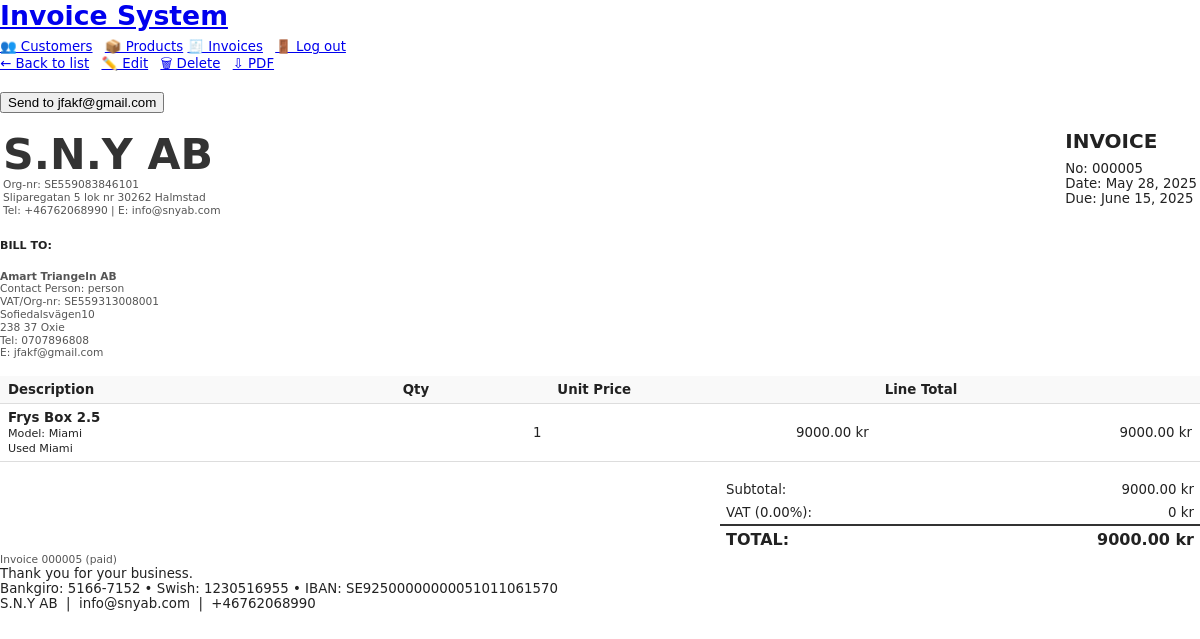
The page /invoices/5/ on the database as committed earlier.
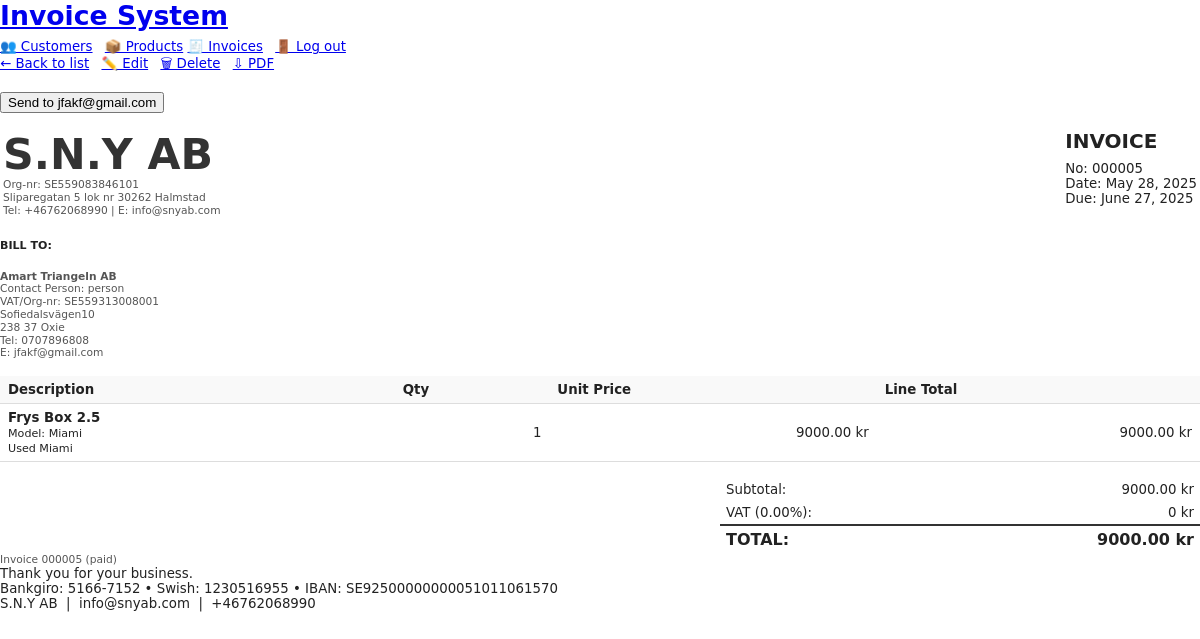
The same page on the database as committed later.
### system/models/invoice.py (models this page shows, shortened)
class Invoice(models.Model):
    VAT_INCLUDED = "inc"
    VAT_EXCLUDED = "exc"
    VAT_CHOICES  = [(VAT_INCLUDED, "VAT included"),
                    (VAT_EXCLUDED, "VAT excluded")]
    PAYMENT_CHOICES = [(10, "10 days"), (15, "15 days"),
                       (30, "30 days"), (60, "60 days")]
    number        = models.CharField(max_length=30, unique=True)
    issue_date    = models.DateField(default=timezone.now)
    due_date      = models.DateField(blank=True)            # may be filled automatically
    payment_term  = models.PositiveSmallIntegerField(
                        choices=PAYMENT_CHOICES, default=30)
    customer      = models.ForeignKey(
                        Customer, on_delete=models.SET_NULL,
                        null=True, blank=True, related_name="invoices")
    vat_mode      = models.CharField(
                        max_length=3, choices=VAT_CHOICES,
                        default=VAT_INCLUDED)
    vat_rate      = models.DecimalField(max_digits=5, decimal_places=2, default=25)
    notes         = models.TextField(blank=True)
    paid          = models.BooleanField(
                        default=False,
                        help_text="Tick when full payment has been received.")
    reminder_of   = models.ForeignKey(
                        "self", null=True, blank=True,
                        related_name="reminders",
                        on_delete=models.SET_NULL)
    @property
    def total_ex_vat(self):
        return sum(l.total_ex_vat for l in self.lines.all())
    @property
    def vat_total(self):
        return Decimal("0") if self.vat_rate == 0 \
               else self.total_ex_vat * (self.vat_rate / 100)
    @property
    def total_inc_vat(self):
        return self.total_ex_vat + self.vat_total

class InvoiceLine(models.Model):
    invoice       = models.ForeignKey(
                        Invoice, related_name="lines",
                        on_delete=models.CASCADE)
    product       = models.ForeignKey(
                        Product, on_delete=models.SET_NULL,
                        null=True, blank=True, related_name="invoice_lines")
    description   = models.CharField(max_length=255, blank=True)
    quantity      = models.PositiveIntegerField(default=1)
    unit_price    = models.DecimalField(max_digits=10, decimal_places=2)
    product_name  = models.CharField(max_length=255, blank=True)
    product_model = models.CharField(max_length=255, blank=True)
    @property
    def total_ex_vat(self):
        return self.quantity * self.unit_price

### system/models/customer.py (models this page shows, shortened)
class Customer(models.Model):
    name            = models.CharField("Company name", max_length=255)
    contact_person  = models.CharField(max_length=255, blank=True)
    phone           = models.CharField(max_length=30, blank=True)
    address         = models.TextField(blank=True)
    vat_number      = models.CharField("VAT / Org-nr", max_length=50, blank=True)
    created_at      = models.DateTimeField(default=timezone.now, editable=False)
    email           = models.EmailField(blank=True,null=True)
    class Meta:
        ordering = ["-created_at"]

### system/views/invoice.py (the view)
# urls.py: path("invoices/<int:pk>/",        InvoiceDetailView.as_view(), name="invoice-detail"),
class InvoiceDetailView(DetailView):
    model         = Invoice
    template_name = "invoices/detail.html"
    def get_context_data(self, **kwargs):
        ctx = super().get_context_data(**kwargs)
        ctx["company"] = CompanyProfile.objects.first()     # ← ★ add
        return ctx

### system/templates/invoices/detail.html (shortened to what this page needs)
{% extends "base.html" %}
{% block content %}
  <div style="margin-bottom:1rem;">
      <a href="{% url 'invoice-list' %}" class="button">← Back to list</a>
      <a href="{% url 'invoice-edit' object.pk %}" class="button" style="margin-left:.5rem;">✏️ Edit</a>
      <a href="{% url 'invoice-delete' object.pk %}" class="button" style="margin-left:.5rem;">🗑 Delete</a>
      <a href="{% url 'invoice-pdf' object.pk %}" class="button" style="margin-left:.5rem;">⇩ PDF</a>
  </div>
  <p>
    <form method="post" action="{% url 'invoice-send' object.pk %}" style="display:inline;">
      <button type="submit" class="btn btn-primary">
        Send to {{ object.customer.email }}
      </button>
    </form>
  </p>
  {% include "invoices/pdf.html" with embedded=True %}
{% endblock %}

### system/templates/invoices/pdf.html (shortened to what this page needs)
<!DOCTYPE html>
<html lang="en">
<head>
</head>
<body>
  <table class="header-table">
    <tr>
      <td>
        <div class="logo">{{ company.name }}</div>
        <div class="contact-details">
          Org-nr: {{ company.org_number }}<br>
          {{ company.address|linebreaksbr }}<br>
          Tel: {{ company.phone }} | E: {{ company.email }}<br>
        </div>
      </td>
      <td class="invoice-meta">
        <h2>INVOICE</h2>
        No: {{ invoice.number }}<br>
        Date: {{ invoice.issue_date }}<br>
        Due: {{ invoice.due_date }}
      </td>
    </tr>
  </table>
  <h5>BILL TO:</h5>
  <div class="contact-details">
    <strong>{{ invoice.customer.name }}</strong><br>
    {% if invoice.customer.contact_person %}Contact Person: {{ invoice.customer.contact_person }}<br>{% endif %}
    {% if invoice.customer.vat_number %}VAT/Org-nr: {{ invoice.customer.vat_number }}<br>{% endif %}
    {{ invoice.customer.address|linebreaksbr }}<br>
    {% if invoice.customer.phone %}Tel: {{ invoice.customer.phone }}<br>{% endif %}
    {% if invoice.customer.email %}E: {{ invoice.customer.email }}{% endif %}
  </div>
  <table class="items">
    <thead>
      <tr>
        <th>Description</th>
        <th class="right">Qty</th>
        <th class="right">Unit Price</th>
        <th class="right">Line Total</th>
      </tr>
    </thead>
    <tbody>
      {% for line in invoice.lines.all %}
      <tr>
        <td>
          <strong>{{ line.product_name }}</strong>
          {% if line.product_model %}<br><small>Model: {{ line.product_model }}</small>{% endif %}
          {% if line.description %}<br><small>{{ line.description }}</small>{% endif %}
        </td>
        <td class="right">{{ line.quantity }}</td>
        <td class="right">{{ line.unit_price }} kr</td>
        <td class="right">{{ line.total_ex_vat }} kr</td>
      </tr>
      {% endfor %}
    </tbody>
  </table>
  <table class="totals">
    <tr><td>Subtotal:</td><td class="right">{{ invoice.total_ex_vat }} kr</td></tr>
    <tr><td>VAT ({{ invoice.vat_rate }}%):</td><td class="right">{{ invoice.vat_total }} kr</td></tr>
    <tr class="total-row"><td>TOTAL:</td><td class="right">{{ invoice.total_inc_vat }} kr</td></tr>
  </table>
  <div class="footer-note">
    Invoice {{ invoice.number }} (paid)
  </div>
 <footer>
    <div>Thank you for your business.</div>
    <div class="payment-info">
      {% if company.bankgiro %}Bankgiro: {{ company.bankgiro }}{% endif %}
      {% if company.swish %}{% if company.bankgiro %} • {% endif %}Swish: {{ company.swish }}{% endif %}
      {% if company.iban %}{% if company.bankgiro or company.swish %} • {% endif %}IBAN: {{ company.iban }}{% endif %}
    </div>
    <div>{{ company.name }} &nbsp;|&nbsp; {{ company.email }} &nbsp;|&nbsp; {{ company.phone }}</div>
  </footer>
</body>
</html>

Rows that differ between the two databases and show on the page:
changed Invoice "jfakf@gmail.com": due_date "June 15, 2025" → "June 27, 2025"
